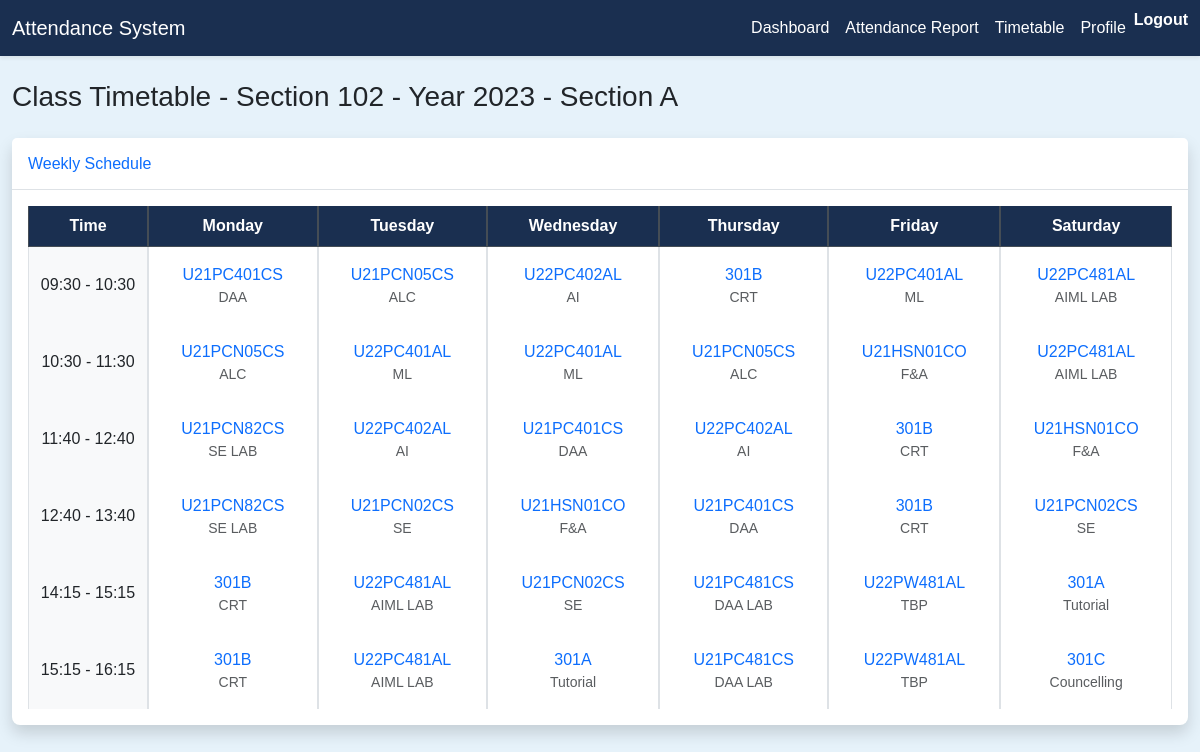
Screenshot of /dashboard/timetable/ (signed in) with the database file from the repository.
### face_recognition_app/models.py (models this page shows, shortened)
class Section(models.Model):
    name = models.CharField(max_length=1)  # A, B, etc.
    department = models.ForeignKey(Department, on_delete=models.CASCADE)
    capacity = models.IntegerField(default=60)
    year = models.IntegerField()
    class Meta:
        unique_together = ['department', 'name', 'year']
    def __str__(self):
        return f"{self.department.code} - Year {self.year} - Section {self.name}"

class Department(models.Model):
    code = models.IntegerField()
    name = models.CharField(max_length=100)
    description = models.TextField(blank=True)

class TimeTable(models.Model):
    subject = models.ForeignKey(Subject, on_delete=models.CASCADE)
    day_of_week = models.IntegerField()
    start_time = models.TimeField()
    end_time = models.TimeField()
    class Meta:
        unique_together = ['subject', 'day_of_week', 'start_time']

class Subject(models.Model):
    name = models.CharField(max_length=100)
    code = models.CharField(max_length=20, unique=True)
    department = models.ForeignKey(Department, on_delete=models.CASCADE)
    year = models.IntegerField()
    section = models.ForeignKey(Section, on_delete=models.CASCADE)

### face_recognition_app/views.py (the view, shortened to what this page needs)
# urls.py: path('timetable/', TimetableView.as_view(), name='timetable'),
class TimetableView(LoginRequiredMixin, TemplateView):
    template_name = 'timetable.html'
    def get_context_data(self, **kwargs):
        context = super().get_context_data(**kwargs)
        student = Student.objects.get(user=self.request.user)
        student_section = student.section
        timetable_entries = TimeTable.objects.filter(
            subject__department=student.department,
            subject__year=student.year,
            subject__section=student.section
        ).select_related('subject')
        time_slots = [
            {'start': '09:30', 'end': '10:30'},  # P1
            {'start': '10:30', 'end': '11:30'},  # P2
            {'start': '11:40', 'end': '12:40'},  # P3
            {'start': '12:40', 'end': '13:40'},  # P4
            {'start': '14:15', 'end': '15:15'},  # P5
            {'start': '15:15', 'end': '16:15'},  # P6
        ]
        days = ['MON', 'TUE', 'WED', 'THU', 'FRI', 'SAT']
        timetable = {day: {} for day in days}
        for entry in timetable_entries:
            day = days[entry.day_of_week - 1]
            entry_time = entry.start_time.strftime('%H:%M')
            for i, slot in enumerate(time_slots):
                if entry_time == slot['start']:
                    timetable[day][i] = entry
                    break
        context.update({
            'time_slots': time_slots,
            'days': days,
            'timetable': timetable,
            'student_section': student_section,
            'student_roll': student.roll_number,
            'department': student.department,
            'year': student.year,
        })
        return context

### face_recognition_app/templatetags/custom_filters.py (called while the page is built)
@register.filter
def get(dictionary, key):
    return dictionary.get(key)

### templates/timetable.html (shortened to what this page needs)
{% extends 'base.html' %}
{% load custom_filters %}
{% block content %}
<div class="container-fluid py-4">
    <div class="d-sm-flex align-items-center justify-content-between mb-4">
        <h1 class="h3 mb-0 text-gray-800">Class Timetable - Section {{ student_section }}</h1>
    </div>
    <div class="card shadow mb-4">
        <div class="card-header py-3">
            <h6 class="m-0 font-weight-bold text-primary">Weekly Schedule</h6>
        </div>
        <div class="card-body">
            <div class="table-responsive">
                <table class="table table-bordered table-hover mb-0">
                    <thead class="thead-light">
                        <tr class="text-center">
                            <th class="align-middle" style="width: 120px;">Time</th>
                            <th class="align-middle">Monday</th>
                            <th class="align-middle">Tuesday</th>
                            <th class="align-middle">Wednesday</th>
                            <th class="align-middle">Thursday</th>
                            <th class="align-middle">Friday</th>
                            <th class="align-middle">Saturday</th>
                        </tr>
                    </thead>
                    <tbody>
                        {% for slot in time_slots %}
                        <tr class="text-center">
                            <td class="align-middle font-weight-bold bg-light">
                                {{ slot.start }} - {{ slot.end }}
                            </td>
                            {% for day in days %}
                                <td class="align-middle">
                                    {% if timetable|get:day|get:forloop.parentloop.counter0 %}
                                        {% with entry=timetable|get:day|get:forloop.parentloop.counter0 %}
                                            <div class="p-2 bg-white rounded">
                                                <div class="font-weight-bold text-primary">{{ entry.subject.code }}</div>
                                                <div class="small text-muted">{{ entry.subject.name }}</div>
                                            </div>
                                        {% endwith %}
                                    {% else %}
                                        <span class="text-muted">-</span>
                                    {% endif %}
                                </td>
                            {% endfor %}
                        </tr>
                        {% endfor %}
                    </tbody>
                </table>
            </div>
        </div>
    </div>
</div>
{% endblock content %}

### templates/base.html (style rules this page uses)
:root { --primary-color: #1a2f50; --secondary-color: #6c757d; --success-color: #28a745; --warning-color: #ffc107; --danger-color: #dc3545; --light-bg: #e6f2fa; --table-header-bg: #1a2f50; --border-color: #dee2e6; }
body { background-color: var(--light-bg); font-family: 'Nunito', sans-serif; }
.card { border: none; border-radius: 0.5rem; box-shadow: 0 0.15rem 1.75rem rgba(0, 0, 0, 0.1); transition: transform 0.2s ease-in-out; }
.card-header { background-color: white; border-bottom: 1px solid var(--border-color); }
.table th { font-weight: 600; color: #fff; background-color: var(--table-header-bg); border-bottom-width: 1px; }
.table { border-collapse: separate; border-spacing: 0; }
.table thead th { background-color: var(--table-header-bg); color: white; border-color: #454d55; }
.table td { vertical-align: middle; }

### rows the page displays
Section: department+year+name "102 - Year 2023 - Section A"
TimeTable: subject.code "U21PC401CS", subject.name "DAA"
TimeTable: subject.code "U21PCN05CS", subject.name "ALC"
TimeTable: subject.code "U22PC402AL", subject.name "AI"
TimeTable: subject.code "301B", subject.name "CRT"
TimeTable: subject.code "U22PC401AL", subject.name "ML"
TimeTable: subject.code "U22PC481AL", subject.name "AIML LAB"
TimeTable: subject.code "U21PCN05CS", subject.name "ALC"
TimeTable: subject.code "U22PC401AL", subject.name "ML"
TimeTable: subject.code "U22PC401AL", subject.name "ML"
TimeTable: subject.code "U21PCN05CS", subject.name "ALC"
TimeTable: subject.code "U21HSN01CO", subject.name "F&A"
TimeTable: subject.code "U22PC481AL", subject.name "AIML LAB"
TimeTable: subject.code "U21PCN82CS", subject.name "SE LAB"
TimeTable: subject.code "U22PC402AL", subject.name "AI"
TimeTable: subject.code "U21PC401CS", subject.name "DAA"
TimeTable: subject.code "U22PC402AL", subject.name "AI"
TimeTable: subject.code "301B", subject.name "CRT"
TimeTable: subject.code "U21HSN01CO", subject.name "F&A"
TimeTable: subject.code "U21PCN82CS", subject.name "SE LAB"
TimeTable: subject.code "U21PCN02CS", subject.name "SE"
TimeTable: subject.code "U21HSN01CO", subject.name "F&A"
TimeTable: subject.code "U21PC401CS", subject.name "DAA"
TimeTable: subject.code "301B", subject.name "CRT"
TimeTable: subject.code "U21PCN02CS", subject.name "SE"
TimeTable: subject.code "301B", subject.name "CRT"
TimeTable: subject.code "U22PC481AL", subject.name "AIML LAB"
TimeTable: subject.code "U21PCN02CS", subject.name "SE"
TimeTable: subject.code "U21PC481CS", subject.name "DAA LAB"
TimeTable: subject.code "U22PW481AL", subject.name "TBP"
TimeTable: subject.code "301A", subject.name "Tutorial"
TimeTable: subject.code "301B", subject.name "CRT"
TimeTable: subject.code "U22PC481AL", subject.name "AIML LAB"
TimeTable: subject.code "301A", subject.name "Tutorial"
TimeTable: subject.code "U21PC481CS", subject.name "DAA LAB"
TimeTable: subject.code "U22PW481AL", subject.name "TBP"
TimeTable: subject.code "301C", subject.name "Councelling"

### other values shown
{{ slot.start }} "09:30" "10:30" "11:40" "12:40" "14:15" "15:15"
{{ slot.end }} "10:30" "11:30" "12:40" "13:40" "15:15" "16:15"
